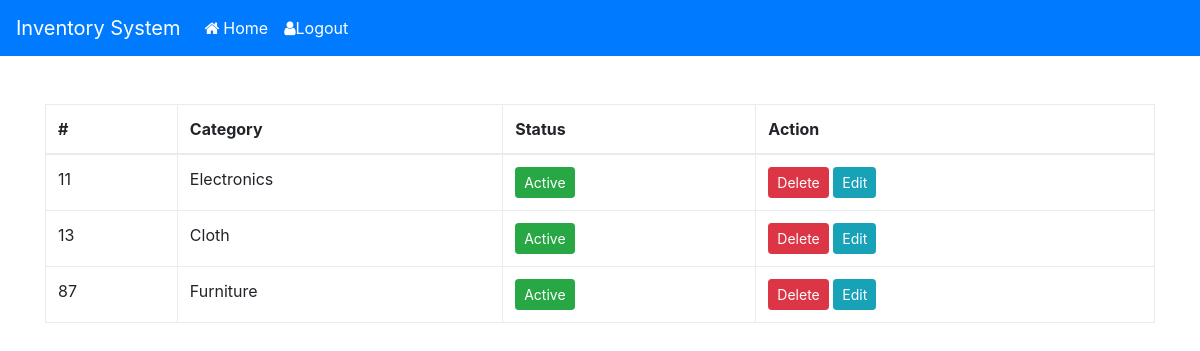
The app's page /manage_categories.php, older data.
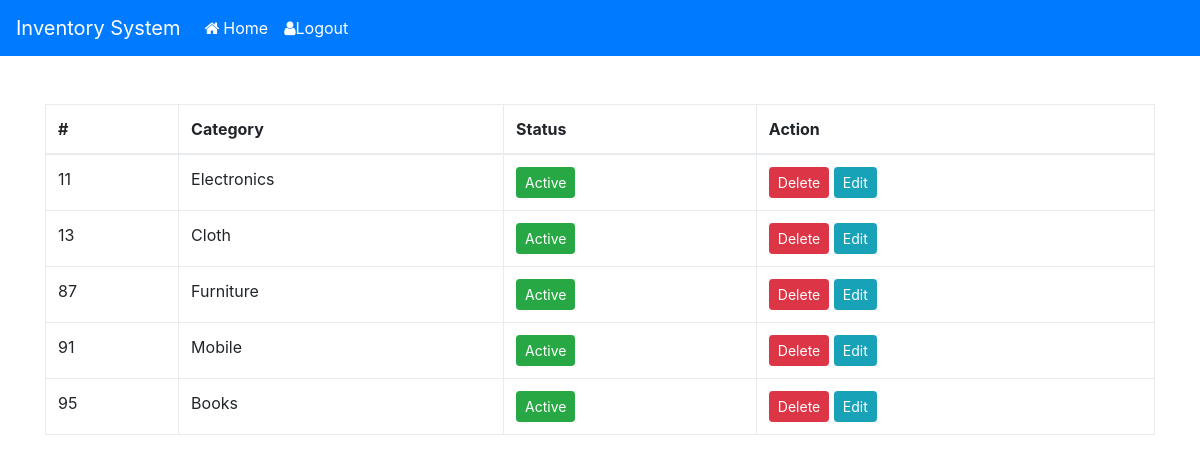
The same page, newer data.
### tables this page shows
CREATE TABLE `categories` (
  `cid` int(11) NOT NULL,
  `category_name` varchar(255) NOT NULL,
  `status` enum('1','0') NOT NULL
);

### manage_categories.php (the view, shortened to what this page needs)
<?php
	include("db_con/database_con.php");
?>
<!DOCTYPE html>
<html>
<head>
    <link rel="stylesheet" href="css/bootstrap.min.css" >
 	<link rel="stylesheet" type="text/css" href="https://maxcdn.bootstrapcdn.com/font-awesome/4.7.0/css/font-awesome.min.css">
 	<link rel="stylesheet" href="css/style.css">
 </head>
<body>
	<?php
		include_once("./templates/header.php");
	?>
	<br/><br/>
	<div class="container">
		<table class="table table-hover table-bordered">
		    <thead>
		      <tr>
		        <th>#</th>
		        <th>Category</th>
		        <th>Status</th>
		        <th>Action</th>
		      </tr>
		    </thead>
		    <tbody id="get_category">
				<?php
					$query="SELECT * FROM categories WHERE 1 ";
					$result = mysqli_query($conn, $query);
					while($category_data= mysqli_fetch_array($result))
					{
				?>
			<tr>
				<td><?php echo $category_data['cid']; ?></td>
				<td> <?php echo $category_data['category_name']; ?></td>
				<td> <a href="#" class="btn btn-success btn-sm">Active</a></td>
				<td>
					<a href="./templates/delete-process.php?cid=<?php echo $category_data["cid"]; ?>" onclick="return checkdelete()" class="btn btn-danger btn-sm">Delete</a>
					<a href="./templates/update_category.php?cid=<?php echo $category_data["cid"]; ?>" class="btn btn-info btn-sm">Edit</a>
				</td>
			</tr>
				<?php
					}
				?>
		    </tbody>
		  </table>
	</div>
</body>
</html>

Row changes from the older to the newer data that the page shows:
added categories: cid "91", category_name "Mobile"
added categories: cid "95", category_name "Books"
